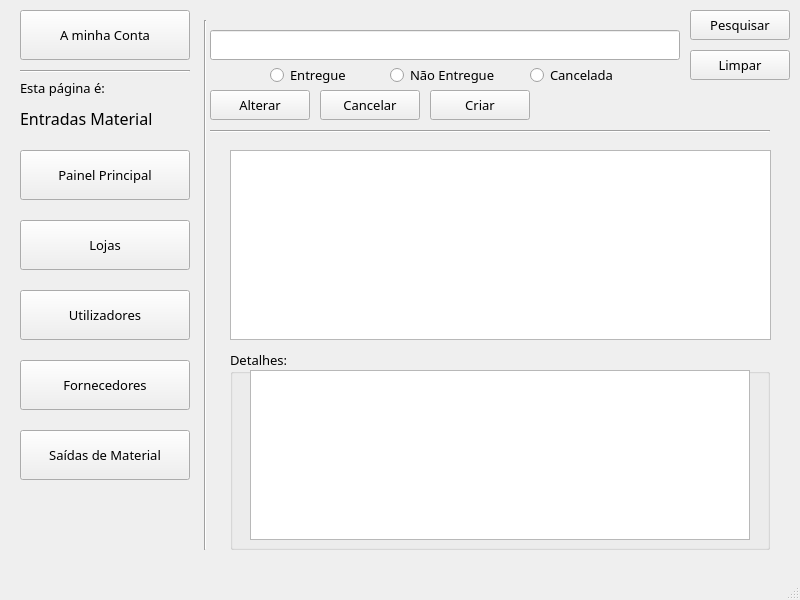
<?xml version="1.0" encoding="UTF-8"?>
<ui version="4.0">
 <class>MainWindow</class>
 <widget class="QMainWindow" name="MainWindow">
  <property name="geometry">
   <rect>
    <x>0</x>
    <y>0</y>
    <width>800</width>
    <height>600</height>
   </rect>
  </property>
  <property name="windowTitle">
   <string>Gestão de Lojas</string>
  </property>
  <widget class="QWidget" name="centralwidget">
   <widget class="QPushButton" name="pushButton_Conta">
    <property name="geometry">
     <rect>
      <x>20</x>
      <y>10</y>
      <width>170</width>
      <height>50</height>
     </rect>
    </property>
    <property name="font">
     <font>
      <family>OCR A Extended</family>
      <pointsize>10</pointsize>
     </font>
    </property>
    <property name="text">
     <string>A minha Conta</string>
    </property>
   </widget>
   <widget class="QLineEdit" name="lineEdit">
    <property name="geometry">
     <rect>
      <x>210</x>
      <y>30</y>
      <width>470</width>
      <height>30</height>
     </rect>
    </property>
    <property name="font">
     <font>
      <family>OCR A Extended</family>
      <pointsize>12</pointsize>
     </font>
    </property>
   </widget>
   <widget class="QPushButton" name="pushButton_Pesquisar">
    <property name="geometry">
     <rect>
      <x>690</x>
      <y>10</y>
      <width>100</width>
      <height>30</height>
     </rect>
    </property>
    <property name="font">
     <font>
      <family>OCR A Extended</family>
      <pointsize>10</pointsize>
     </font>
    </property>
    <property name="text">
     <string>Pesquisar</string>
    </property>
   </widget>
   <widget class="QPushButton" name="pushButton_Fornecedores">
    <property name="geometry">
     <rect>
      <x>20</x>
      <y>360</y>
      <width>170</width>
      <height>50</height>
     </rect>
    </property>
    <property name="font">
     <font>
      <family>OCR A Extended</family>
      <pointsize>10</pointsize>
     </font>
    </property>
    <property name="text">
     <string>Fornecedores</string>
    </property>
   </widget>
   <widget class="QPushButton" name="pushButton_Saidas_de_Material">
    <property name="geometry">
     <rect>
      <x>20</x>
      <y>430</y>
      <width>170</width>
      <height>50</height>
     </rect>
    </property>
    <property name="font">
     <font>
      <family>OCR A Extended</family>
      <pointsize>10</pointsize>
     </font>
    </property>
    <property name="text">
     <string>Saídas de Material</string>
    </property>
   </widget>
   <widget class="QPushButton" name="pushButton_Lojas">
    <property name="geometry">
     <rect>
      <x>20</x>
      <y>220</y>
      <width>170</width>
      <height>50</height>
     </rect>
    </property>
    <property name="font">
     <font>
      <family>OCR A Extended</family>
      <pointsize>10</pointsize>
     </font>
    </property>
    <property name="text">
     <string>Lojas</string>
    </property>
   </widget>
   <widget class="QPushButton" name="pushButton_Utilizadores">
    <property name="geometry">
     <rect>
      <x>20</x>
      <y>290</y>
      <width>170</width>
      <height>50</height>
     </rect>
    </property>
    <property name="font">
     <font>
      <family>OCR A Extended</family>
      <pointsize>10</pointsize>
     </font>
    </property>
    <property name="text">
     <string>Utilizadores</string>
    </property>
   </widget>
   <widget class="Line" name="line">
    <property name="geometry">
     <rect>
      <x>200</x>
      <y>20</y>
      <width>10</width>
      <height>530</height>
     </rect>
    </property>
    <property name="orientation">
     <enum>Qt::Vertical</enum>
    </property>
   </widget>
   <widget class="Line" name="line_2">
    <property name="geometry">
     <rect>
      <x>20</x>
      <y>70</y>
      <width>170</width>
      <height>3</height>
     </rect>
    </property>
    <property name="orientation">
     <enum>Qt::Horizontal</enum>
    </property>
   </widget>
   <widget class="Line" name="line_3">
    <property name="geometry">
     <rect>
      <x>210</x>
      <y>130</y>
      <width>560</width>
      <height>3</height>
     </rect>
    </property>
    <property name="orientation">
     <enum>Qt::Horizontal</enum>
    </property>
   </widget>
   <widget class="QPushButton" name="pushButton_Limpar">
    <property name="geometry">
     <rect>
      <x>690</x>
      <y>50</y>
      <width>100</width>
      <height>30</height>
     </rect>
    </property>
    <property name="font">
     <font>
      <family>OCR A Extended</family>
      <pointsize>10</pointsize>
     </font>
    </property>
    <property name="text">
     <string>Limpar</string>
    </property>
   </widget>
   <widget class="QRadioButton" name="radioButton_2">
    <property name="geometry">
     <rect>
      <x>530</x>
      <y>60</y>
      <width>161</width>
      <height>30</height>
     </rect>
    </property>
    <property name="font">
     <font>
      <family>OCR A Extended</family>
      <pointsize>10</pointsize>
     </font>
    </property>
    <property name="text">
     <string>Cancelada</string>
    </property>
   </widget>
   <widget class="QRadioButton" name="radioButton_3">
    <property name="geometry">
     <rect>
      <x>270</x>
      <y>60</y>
      <width>121</width>
      <height>30</height>
     </rect>
    </property>
    <property name="font">
     <font>
      <family>OCR A Extended</family>
      <pointsize>10</pointsize>
     </font>
    </property>
    <property name="text">
     <string>Entregue</string>
    </property>
   </widget>
   <widget class="QTableView" name="tableView">
    <property name="geometry">
     <rect>
      <x>230</x>
      <y>150</y>
      <width>541</width>
      <height>190</height>
     </rect>
    </property>
   </widget>
   <widget class="QLabel" name="label_3">
    <property name="geometry">
     <rect>
      <x>20</x>
      <y>500</y>
      <width>170</width>
      <height>50</height>
     </rect>
    </property>
    <property name="text">
     <string/>
    </property>
    <property name="pixmap">
     <pixmap>Imagens/barra.jpg</pixmap>
    </property>
    <property name="scaledContents">
     <bool>true</bool>
    </property>
   </widget>
   <widget class="QPushButton" name="pushButton_Painel_Principal">
    <property name="geometry">
     <rect>
      <x>20</x>
      <y>150</y>
      <width>170</width>
      <height>50</height>
     </rect>
    </property>
    <property name="font">
     <font>
      <family>OCR A Extended</family>
      <pointsize>10</pointsize>
     </font>
    </property>
    <property name="text">
     <string>Painel Principal</string>
    </property>
   </widget>
   <widget class="QPushButton" name="pushButton_Alterar">
    <property name="geometry">
     <rect>
      <x>210</x>
      <y>90</y>
      <width>100</width>
      <height>30</height>
     </rect>
    </property>
    <property name="font">
     <font>
      <family>OCR A Extended</family>
      <pointsize>10</pointsize>
     </font>
    </property>
    <property name="text">
     <string>Alterar</string>
    </property>
   </widget>
   <widget class="QPushButton" name="pushButton_Cancelar">
    <property name="geometry">
     <rect>
      <x>320</x>
      <y>90</y>
      <width>100</width>
      <height>30</height>
     </rect>
    </property>
    <property name="font">
     <font>
      <family>OCR A Extended</family>
      <pointsize>10</pointsize>
     </font>
    </property>
    <property name="text">
     <string>Cancelar</string>
    </property>
   </widget>
   <widget class="QLabel" name="label_4">
    <property name="geometry">
     <rect>
      <x>20</x>
      <y>80</y>
      <width>160</width>
      <height>16</height>
     </rect>
    </property>
    <property name="font">
     <font>
      <family>OCR A Extended</family>
      <pointsize>10</pointsize>
     </font>
    </property>
    <property name="text">
     <string>Esta página é:</string>
    </property>
   </widget>
   <widget class="QLabel" name="label_5">
    <property name="geometry">
     <rect>
      <x>20</x>
      <y>110</y>
      <width>171</width>
      <height>16</height>
     </rect>
    </property>
    <property name="font">
     <font>
      <family>OCR A Extended</family>
      <pointsize>12</pointsize>
     </font>
    </property>
    <property name="text">
     <string>Entradas Material</string>
    </property>
   </widget>
   <widget class="QGroupBox" name="groupBox">
    <property name="geometry">
     <rect>
      <x>230</x>
      <y>350</y>
      <width>540</width>
      <height>200</height>
     </rect>
    </property>
    <property name="font">
     <font>
      <family>OCR A Extended</family>
      <pointsize>10</pointsize>
     </font>
    </property>
    <property name="title">
     <string>Detalhes:</string>
    </property>
    <widget class="QTableView" name="tableView_2">
     <property name="geometry">
      <rect>
       <x>20</x>
       <y>20</y>
       <width>500</width>
       <height>170</height>
      </rect>
     </property>
    </widget>
   </widget>
   <widget class="QRadioButton" name="radioButton_4">
    <property name="geometry">
     <rect>
      <x>390</x>
      <y>60</y>
      <width>121</width>
      <height>30</height>
     </rect>
    </property>
    <property name="font">
     <font>
      <family>OCR A Extended</family>
      <pointsize>10</pointsize>
     </font>
    </property>
    <property name="text">
     <string>Não Entregue</string>
    </property>
   </widget>
   <widget class="QPushButton" name="pushButton_Criar">
    <property name="geometry">
     <rect>
      <x>430</x>
      <y>90</y>
      <width>100</width>
      <height>30</height>
     </rect>
    </property>
    <property name="font">
     <font>
      <family>OCR A Extended</family>
      <pointsize>10</pointsize>
     </font>
    </property>
    <property name="text">
     <string>Criar</string>
    </property>
   </widget>
  </widget>
  <widget class="QStatusBar" name="statusbar"/>
 </widget>
 <resources/>
 <connections/>
</ui>
